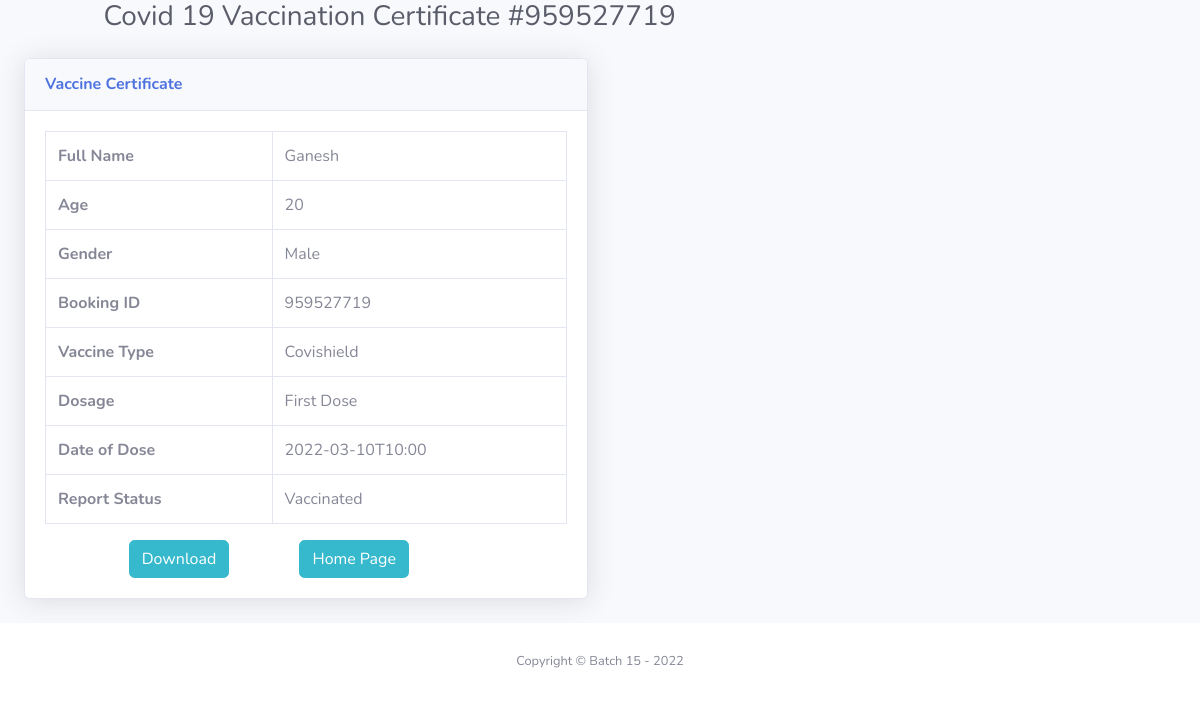
The app's page /vaccine-certificate.php?tid=58&&oid=959527719 with its own data.
### tables this page shows
CREATE TABLE `tblvacrecords` (
  `ID` int(11) NOT NULL,
  `OrderNumber` bigint(14) DEFAULT NULL,
  `PatientMobileNumber` bigint(14) DEFAULT NULL,
  `VaccineType` varchar(100) DEFAULT NULL,
  `Dosage` varchar(30) DEFAULT NULL,
  `VaccineTimeSlot` varchar(120) DEFAULT NULL,
  `ReportStatus` varchar(100) DEFAULT NULL,
  `FinalReport` varchar(150) DEFAULT NULL,
  `ReportUploadTime` varchar(200) DEFAULT NULL,
  `RegistrationDate` timestamp NULL DEFAULT current_timestamp(),
  `AssignedtoEmpId` varchar(150) DEFAULT NULL,
  `AssigntoName` varchar(180) DEFAULT NULL,
  `AssignedTime` varchar(100) DEFAULT NULL,
  `ActionBy` varchar(180) DEFAULT NULL
);

CREATE TABLE `vacpatients` (
  `ID` int(11) NOT NULL,
  `FullName` varchar(120) DEFAULT NULL,
  `MobileNumber` bigint(12) DEFAULT NULL,
  `DateOfBirth` date DEFAULT NULL,
  `GovtIssuedId` varchar(150) DEFAULT NULL,
  `GovtIssuedIdNo` varchar(150) DEFAULT NULL,
  `Age` int(30) DEFAULT NULL,
  `Gender` varchar(30) DEFAULT NULL,
  `FullAddress` varchar(255) DEFAULT NULL,
  `State` varchar(200) DEFAULT NULL,
  `RegistrationDate` timestamp NOT NULL DEFAULT current_timestamp()
);

### vaccine-certificate.php (the view, shortened to what this page needs)
<?php session_start();
include_once('includes/config.php');
?>
<!DOCTYPE html>
<html lang="en">
<head>
    <link href="vendor/fontawesome-free/css/all.min.css" rel="stylesheet" type="text/css">
    <link href="css/sb-admin-2.min.css" rel="stylesheet">
    <link rel="stylesheet" type="text/css" href="print1.css" media="print">
</head>
<body id="page-top">
    <div id="wrapper">
        <div id="content-wrapper" class="d-flex flex-column">
            <div id="content">
                <div class="container-fluid">
                    <h1 class="h3 mb-4 text-gray-800"> &nbsp; &nbsp; &nbsp; &nbsp; &nbsp; &nbsp;Covid 19 Vaccination Certificate #<?php echo intval($_GET['oid']);?></h1>
<div class="row">
<?php
$testid=intval($_GET['tid']);
$query=mysqli_query($con,"select * from tblvacrecords
join vacpatients on vacpatients.MobileNumber=tblvacrecords.PatientMobileNumber
where  tblvacrecords.id='$testid'");
while($row=mysqli_fetch_array($query)){
    ?>
                         <div class="col-lg-6">
                            <div class="card shadow mb-4">
                                <div class="card-header py-3">
                                    <h6 class="m-0 font-weight-bold text-primary">Vaccine Certificate</h6>
                                </div>
                                <div class="card-body">
 <table  &nbsp; class="table table-bordered" width="200%" cellspacing="0">
 <tr>
    <th>Full Name</th>
    <td><?php echo $row['FullName'];?></td>
    </tr>
  <tr>
    <th>Age</th>
    <td><?php echo $row['Age'];?></td>
    </tr>
 <tr>
    <th>Gender</th>
    <td><?php echo $row['Gender'];?></td>
    </tr>
<tr>
    <th>Booking ID</th>
    <td><?php echo $row['OrderNumber'];?></td>
    </tr>
    <tr>
    <th>Vaccine Type</th>
    <td><?php echo $row['VaccineType'];?></td>
    </tr>
    <tr>
    <th>Dosage</th>
    <td><?php echo $row['Dosage'];?></td>
    </tr>
    <tr>
    <th>Date of Dose</th>
    <td><?php echo $row['VaccineTimeSlot'];?></td>
    </tr>
 <tr>
    <th>Report Status</th>
    <td><?php if($row['ReportStatus']==''):
              echo "Not Processed yet";
          else:
           echo $row['ReportStatus'];
          endif;
    ?></td>
    </tr>
</table>
   <div class="text-center">
 &nbsp; &nbsp; &nbsp; &nbsp; <button onclick="window.print();" class="btn btn-info" id="print-btn">Download</button> &nbsp;
  &nbsp; &nbsp; &nbsp; &nbsp; &nbsp; &nbsp; &nbsp;<a href="index.php"> <button  class="btn btn-info" id="print-btn">Home Page</button></a>  &nbsp; &nbsp; &nbsp; &nbsp; &nbsp; &nbsp; &nbsp; &nbsp; &nbsp; &nbsp; &nbsp; &nbsp; &nbsp;
         </div>
   </div>
                            </div>
                        </div>
                    </div>
                <?php } ?>
                            </div>
                        </div>
                    </div>
                </div>
           <?php include_once('includes/footer.php');?>
</body>
</html>

### print1.css (style rules this page uses)
#print-btn { display: none; visibility: none; }

### records on screen
tblvacrecords: vacpatients.FullName "Ganesh", vacpatients.Age "20", vacpatients.Gender "Male", OrderNumber "959527719", VaccineType "Covishield", Dosage "First Dose", VaccineTimeSlot "2022-03-10T10:00", ReportStatus "Vaccinated"
